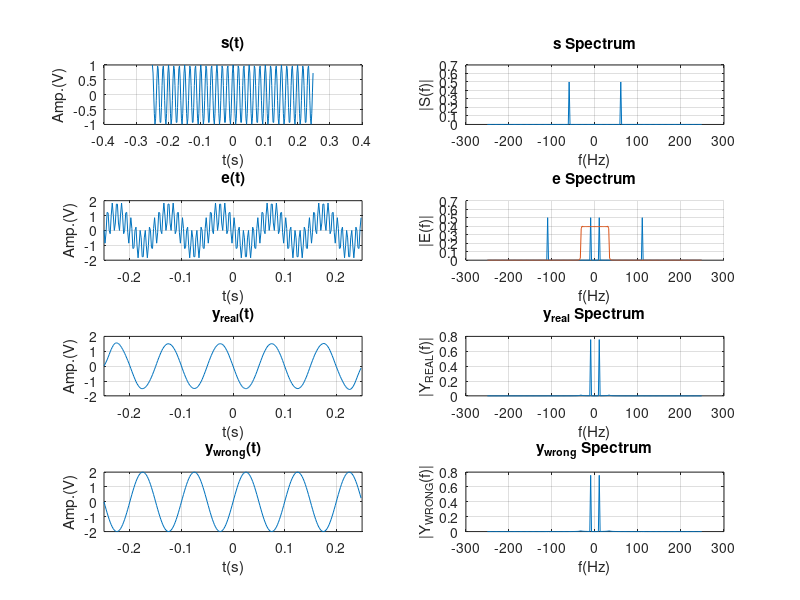

Reproduce this figure in MATLAB.
%init
close all;
clear all;
clc;

%func
function y = sinc(x)
    y = sin(pi*x) ./ (pi*x);
    y(x == 0) = 1; 
end

%config
A = 1;
f0 = 50;
fr = 10;

%val
f_sampling = 10 * f0;
dt = 1 / f_sampling;
t = -0.25 : dt : 0.25 -dt;
x = 2 * pi * fr * t;
N = length(t);
f = (-N / 2 : N / 2 - 1) / N * f_sampling;

%signal
y_predict = 2 * sin(x);
r = A * cos(2 * pi * f0 * t + x);
os = 2 * sin(2 * pi * f0 * t);
e = r .* os;

fc = 30;
lpf = sinc(2.2 * fc * t) / N * f_sampling / 10;
y_real = conv(e, lpf, "same");

R = abs(fftshift(fft(r))) / N;
OS = abs(fftshift(fft(os))) / N;
E = abs(fftshift(fft(e))) / N;
LPF = abs(fftshift(fft(lpf))) / N;
Y_REAL = abs(fftshift(fft(y_real))) / N;
Y_PREDICT = abs(fftshift(fft(y_real))) / N;

%plot
fig1 = figure;

subplot(4, 2, 1);
plot(t, r);
grid on;
xlabel("t(s)");
ylabel("Amp.(V)");
title("s(t)");

subplot(4, 2, 2);
plot(f, R);
grid on;
xlabel("f(Hz)");
ylabel("|S(f)|");
title("s Spectrum");

subplot(4, 2, 3);
plot(t, e);
grid on;
xlim([-0.25, 0.25]);
xlabel("t(s)");
ylabel("Amp.(V)");
title("e(t)");

subplot(4, 2, 4);
hold on;
plot(f, E);
plot(f, LPF / max(LPF) * max(E) * 0.8);
hold off;
grid on;
xlabel("f(Hz)");
ylabel("|E(f)|");
title("e Spectrum");

subplot(4, 2, 5);
plot(t, y_real);
grid on;
xlim([-0.25, 0.25]);
xlabel("t(s)");
ylabel("Amp.(V)");
title("y_{real}(t)");

subplot(4, 2, 6);
plot(f, Y_REAL);
grid on;
xlabel("f(Hz)");
ylabel("|Y_{REAL}(f)|");
title("y_{real} Spectrum");

subplot(4, 2, 7);
plot(t, y_predict);
grid on;
xlim([-0.25, 0.25]);
xlabel("t(s)");
ylabel("Amp.(V)");
title("y_{wrong}(t)");

subplot(4, 2, 8);
plot(f, Y_PREDICT);
grid on;
xlabel("f(Hz)");
ylabel("|Y_{WRONG}(f)|");
title("y_{wrong} Spectrum");

saveas(fig1, "prove.png");
